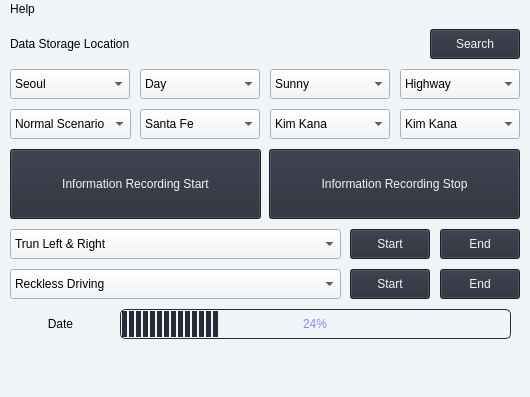
<?xml version="1.0" encoding="UTF-8"?>
<ui version="4.0">
 <class>MainWindow</class>
 <widget class="QMainWindow" name="MainWindow">
  <property name="geometry">
   <rect>
    <x>0</x>
    <y>0</y>
    <width>530</width>
    <height>397</height>
   </rect>
  </property>
  <property name="windowTitle">
   <string>Acquisition Helper</string>
  </property>
  <widget class="QWidget" name="centralwidget">
   <property name="styleSheet">
    <string notr="true">background-color: rgb(241, 245, 248);</string>
   </property>
   <widget class="QLabel" name="dataStorageLabel">
    <property name="geometry">
     <rect>
      <x>10</x>
      <y>10</y>
      <width>411</width>
      <height>30</height>
     </rect>
    </property>
    <property name="text">
     <string>Data Storage Location</string>
    </property>
   </widget>
   <widget class="QPushButton" name="dataStorageSearch">
    <property name="geometry">
     <rect>
      <x>430</x>
      <y>10</y>
      <width>90</width>
      <height>30</height>
     </rect>
    </property>
    <property name="styleSheet">
     <string notr="true">background-color: rgb(40, 44, 56);
color: rgb(241, 245, 248);</string>
    </property>
    <property name="text">
     <string>Search</string>
    </property>
   </widget>
   <widget class="QComboBox" name="timeCombo">
    <property name="geometry">
     <rect>
      <x>140</x>
      <y>50</y>
      <width>120</width>
      <height>30</height>
     </rect>
    </property>
    <property name="styleSheet">
     <string notr="true">QComboBox QAbstractItemView{
selection-color: #9580FF;
}</string>
    </property>
    <item>
     <property name="text">
      <string>Day</string>
     </property>
    </item>
    <item>
     <property name="text">
      <string>Night</string>
     </property>
    </item>
    <item>
     <property name="text">
      <string>Sunrise/Sunset</string>
     </property>
    </item>
   </widget>
   <widget class="QComboBox" name="weatherCombo">
    <property name="geometry">
     <rect>
      <x>270</x>
      <y>50</y>
      <width>120</width>
      <height>30</height>
     </rect>
    </property>
    <property name="styleSheet">
     <string notr="true">QComboBox QAbstractItemView{
selection-color: #9580FF;
}</string>
    </property>
    <item>
     <property name="text">
      <string>Sunny</string>
     </property>
    </item>
    <item>
     <property name="text">
      <string>Cloudy</string>
     </property>
    </item>
    <item>
     <property name="text">
      <string>Rain</string>
     </property>
    </item>
    <item>
     <property name="text">
      <string>Fog</string>
     </property>
    </item>
    <item>
     <property name="text">
      <string>Snow</string>
     </property>
    </item>
   </widget>
   <widget class="QComboBox" name="regionCombo">
    <property name="geometry">
     <rect>
      <x>10</x>
      <y>50</y>
      <width>120</width>
      <height>30</height>
     </rect>
    </property>
    <property name="styleSheet">
     <string notr="true">QComboBox QAbstractItemView{
selection-color: #9580FF;
}</string>
    </property>
    <item>
     <property name="text">
      <string>Seoul</string>
     </property>
    </item>
    <item>
     <property name="text">
      <string>Incheon</string>
     </property>
    </item>
    <item>
     <property name="text">
      <string>Gyeonggi</string>
     </property>
    </item>
   </widget>
   <widget class="QComboBox" name="roadCombo">
    <property name="geometry">
     <rect>
      <x>400</x>
      <y>50</y>
      <width>120</width>
      <height>30</height>
     </rect>
    </property>
    <property name="styleSheet">
     <string notr="true">QComboBox QAbstractItemView{
selection-color: #9580FF;
}</string>
    </property>
    <item>
     <property name="text">
      <string>Highway</string>
     </property>
    </item>
    <item>
     <property name="text">
      <string>General Road</string>
     </property>
    </item>
    <item>
     <property name="text">
      <string>Local Road</string>
     </property>
    </item>
    <item>
     <property name="text">
      <string>Back Road</string>
     </property>
    </item>
    <item>
     <property name="text">
      <string>Tunnel</string>
     </property>
    </item>
    <item>
     <property name="text">
      <string>Child Sanctuaries</string>
     </property>
    </item>
    <item>
     <property name="text">
      <string>Senior Sanctuaries</string>
     </property>
    </item>
    <item>
     <property name="text">
      <string>Pedestrian Accident-prone Areas</string>
     </property>
    </item>
   </widget>
   <widget class="QComboBox" name="carCombo">
    <property name="geometry">
     <rect>
      <x>140</x>
      <y>90</y>
      <width>120</width>
      <height>30</height>
     </rect>
    </property>
    <property name="styleSheet">
     <string notr="true">QComboBox QAbstractItemView{
selection-color: #9580FF;
}</string>
    </property>
    <item>
     <property name="text">
      <string>Santa Fe</string>
     </property>
    </item>
    <item>
     <property name="text">
      <string>Niro</string>
     </property>
    </item>
   </widget>
   <widget class="QComboBox" name="driverCombo">
    <property name="geometry">
     <rect>
      <x>270</x>
      <y>90</y>
      <width>120</width>
      <height>30</height>
     </rect>
    </property>
    <property name="styleSheet">
     <string notr="true">QComboBox QAbstractItemView{
selection-color: #9580FF;
}</string>
    </property>
    <item>
     <property name="text">
      <string>Kim Kana</string>
     </property>
    </item>
    <item>
     <property name="text">
      <string>Lee Sang-jun</string>
     </property>
    </item>
    <item>
     <property name="text">
      <string>Park Seung-woo</string>
     </property>
    </item>
    <item>
     <property name="text">
      <string>Kim Jong-gwang</string>
     </property>
    </item>
    <item>
     <property name="text">
      <string>-</string>
     </property>
    </item>
   </widget>
   <widget class="QComboBox" name="scenarioCombo">
    <property name="geometry">
     <rect>
      <x>10</x>
      <y>90</y>
      <width>121</width>
      <height>30</height>
     </rect>
    </property>
    <property name="styleSheet">
     <string notr="true">QComboBox QAbstractItemView{
selection-color: #9580FF;
}</string>
    </property>
    <item>
     <property name="text">
      <string>Normal Scenario</string>
     </property>
    </item>
    <item>
     <property name="text">
      <string>Special Scenario</string>
     </property>
    </item>
    <item>
     <property name="text">
      <string>AI Challenge Scenerio</string>
     </property>
    </item>
   </widget>
   <widget class="QPushButton" name="recordingStart">
    <property name="geometry">
     <rect>
      <x>10</x>
      <y>130</y>
      <width>251</width>
      <height>70</height>
     </rect>
    </property>
    <property name="styleSheet">
     <string notr="true">background-color: rgb(40, 44, 56);
color: rgb(241, 245, 248);</string>
    </property>
    <property name="text">
     <string>Information Recording Start</string>
    </property>
   </widget>
   <widget class="QPushButton" name="recordingStop">
    <property name="geometry">
     <rect>
      <x>269</x>
      <y>130</y>
      <width>251</width>
      <height>70</height>
     </rect>
    </property>
    <property name="styleSheet">
     <string notr="true">background-color: rgb(40, 44, 56);
color: rgb(241, 245, 248);</string>
    </property>
    <property name="text">
     <string>Information Recording Stop</string>
    </property>
   </widget>
   <widget class="QComboBox" name="trafficCombo">
    <property name="geometry">
     <rect>
      <x>10</x>
      <y>210</y>
      <width>331</width>
      <height>30</height>
     </rect>
    </property>
    <property name="styleSheet">
     <string notr="true">QComboBox QAbstractItemView{
selection-color: #9580FF;
}</string>
    </property>
    <item>
     <property name="text">
      <string>Trun Left &amp; Right</string>
     </property>
    </item>
    <item>
     <property name="text">
      <string>U-turn</string>
     </property>
    </item>
    <item>
     <property name="text">
      <string>Lane Change</string>
     </property>
    </item>
    <item>
     <property name="text">
      <string>Congestion Situation</string>
     </property>
    </item>
    <item>
     <property name="text">
      <string>Crossing</string>
     </property>
    </item>
    <item>
     <property name="text">
      <string>Accident Situation</string>
     </property>
    </item>
    <item>
     <property name="text">
      <string>Road Damage</string>
     </property>
    </item>
    <item>
     <property name="text">
      <string>Falling Object</string>
     </property>
    </item>
   </widget>
   <widget class="QPushButton" name="trafficStart">
    <property name="geometry">
     <rect>
      <x>350</x>
      <y>210</y>
      <width>80</width>
      <height>30</height>
     </rect>
    </property>
    <property name="styleSheet">
     <string notr="true">background-color: rgb(40, 44, 56);
color: rgb(241, 245, 248);</string>
    </property>
    <property name="text">
     <string>Start</string>
    </property>
   </widget>
   <widget class="QPushButton" name="trafficStop">
    <property name="geometry">
     <rect>
      <x>440</x>
      <y>210</y>
      <width>80</width>
      <height>30</height>
     </rect>
    </property>
    <property name="styleSheet">
     <string notr="true">background-color: rgb(40, 44, 56);
color: rgb(241, 245, 248);</string>
    </property>
    <property name="text">
     <string>End</string>
    </property>
   </widget>
   <widget class="QComboBox" name="specialTrafficCombo">
    <property name="geometry">
     <rect>
      <x>10</x>
      <y>250</y>
      <width>331</width>
      <height>30</height>
     </rect>
    </property>
    <property name="styleSheet">
     <string notr="true">QComboBox QAbstractItemView{
selection-color: #9580FF;
}</string>
    </property>
    <item>
     <property name="text">
      <string>Reckless Driving</string>
     </property>
    </item>
    <item>
     <property name="text">
      <string>Pedestrain Special Behavior</string>
     </property>
    </item>
    <item>
     <property name="text">
      <string>Traffic Control Situation</string>
     </property>
    </item>
    <item>
     <property name="text">
      <string>Breathalyzer Situation</string>
     </property>
    </item>
   </widget>
   <widget class="QPushButton" name="specialTrafficStop">
    <property name="geometry">
     <rect>
      <x>440</x>
      <y>250</y>
      <width>80</width>
      <height>30</height>
     </rect>
    </property>
    <property name="styleSheet">
     <string notr="true">background-color: rgb(40, 44, 56);
color: rgb(241, 245, 248);</string>
    </property>
    <property name="text">
     <string>End</string>
    </property>
   </widget>
   <widget class="QPushButton" name="specialTrafficStart">
    <property name="geometry">
     <rect>
      <x>350</x>
      <y>250</y>
      <width>80</width>
      <height>30</height>
     </rect>
    </property>
    <property name="styleSheet">
     <string notr="true">background-color: rgb(40, 44, 56);
color: rgb(241, 245, 248);</string>
    </property>
    <property name="text">
     <string>Start</string>
    </property>
   </widget>
   <widget class="QLabel" name="dateLabel">
    <property name="geometry">
     <rect>
      <x>10</x>
      <y>290</y>
      <width>101</width>
      <height>30</height>
     </rect>
    </property>
    <property name="text">
     <string>Date</string>
    </property>
    <property name="alignment">
     <set>Qt::AlignCenter</set>
    </property>
   </widget>
   <widget class="QComboBox" name="assistantCombo">
    <property name="geometry">
     <rect>
      <x>400</x>
      <y>90</y>
      <width>120</width>
      <height>30</height>
     </rect>
    </property>
    <property name="styleSheet">
     <string notr="true">QComboBox QAbstractItemView{
selection-color: #9580FF;
}</string>
    </property>
    <item>
     <property name="text">
      <string>Kim Kana</string>
     </property>
    </item>
    <item>
     <property name="text">
      <string>Lee Sang-jun</string>
     </property>
    </item>
    <item>
     <property name="text">
      <string>Park Seung-woo</string>
     </property>
    </item>
    <item>
     <property name="text">
      <string>Kim Jong-gwang</string>
     </property>
    </item>
    <item>
     <property name="text">
      <string>-</string>
     </property>
    </item>
   </widget>
   <widget class="QProgressBar" name="storageProgress">
    <property name="geometry">
     <rect>
      <x>120</x>
      <y>290</y>
      <width>391</width>
      <height>30</height>
     </rect>
    </property>
    <property name="styleSheet">
     <string notr="true">QProgressBar::chunk {
		background-color: #282C38;
		width: 5px;
		margin: 0.5px;
}

QProgressBar{
		border: 0.5px solid #282C38;
		border-radius: 5px;
		color: #9580FF;
		text-align: center;
}</string>
    </property>
    <property name="value">
     <number>24</number>
    </property>
   </widget>
   <widget class="QLabel" name="carImg">
    <property name="geometry">
     <rect>
      <x>10</x>
      <y>330</y>
      <width>20</width>
      <height>20</height>
     </rect>
    </property>
    <property name="styleSheet">
     <string notr="true">image: url(:/car);</string>
    </property>
    <property name="text">
     <string/>
    </property>
   </widget>
  </widget>
  <widget class="QMenuBar" name="menubar">
   <property name="geometry">
    <rect>
     <x>0</x>
     <y>0</y>
     <width>530</width>
     <height>22</height>
    </rect>
   </property>
   <property name="styleSheet">
    <string notr="true">background-color: rgb(241, 245, 248);</string>
   </property>
   <widget class="QMenu" name="menuHelp">
    <property name="title">
     <string>Help</string>
    </property>
    <addaction name="actionAbout_Acquisition_Helper"/>
    <addaction name="actionDocumentation"/>
   </widget>
   <addaction name="menuHelp"/>
  </widget>
  <widget class="QStatusBar" name="statusbar">
   <property name="statusTip">
    <string/>
   </property>
   <property name="styleSheet">
    <string notr="true">background-color: rgb(241, 245, 248);</string>
   </property>
  </widget>
  <action name="actionAbout_Acquisition_Helper">
   <property name="text">
    <string>About Acquisition Helper</string>
   </property>
  </action>
  <action name="actionDocumentation">
   <property name="text">
    <string>Documentation</string>
   </property>
  </action>
 </widget>
 <resources>
  <include location="../resource/resources.qrc"/>
 </resources>
 <connections/>
</ui>
